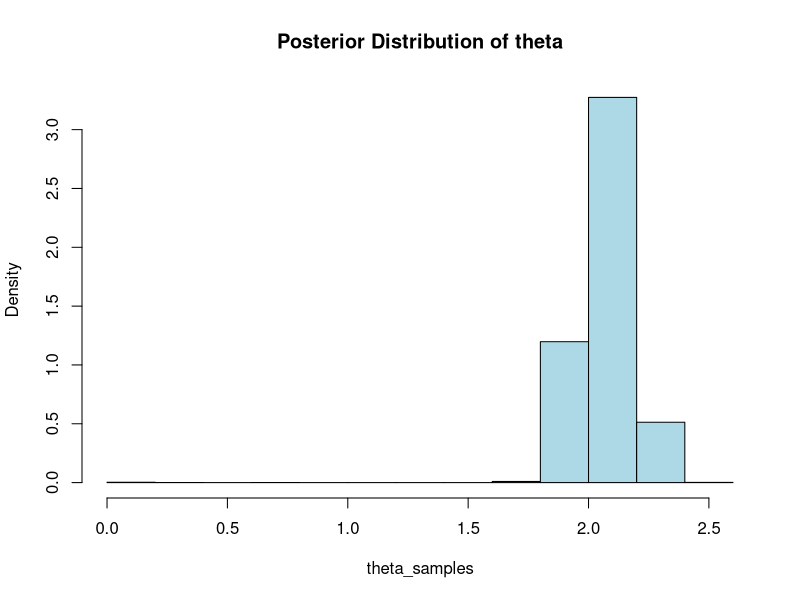

Reproduce this figure in R.
# MCMC Samplings for Bayesian Inference (Metropolis Hastings)
# Bayesian inference requires samplings from a posterior distributions
# If direct sampling is hard, we use MCMC(Markov Chain Monte Carlo)
# For bayesian estimation of mean theta, in Normal Distribution we will assume:
# Prior: theta~N(0,1)
# Likelihood: Xi~N(theta,1)
# Posterior: p(theta|X) directly proportional to p(X|theta)p(theta)

metropolis <- function(n,X,sigma){
  theta <- numeric(n)
  theta[1] <- 0 #start at 0
  
  for(i in 2:n){
    proposal <- rnorm(1, theta[i-1],sigma)
    likelihood_ratio <- prod(dnorm(X, mean=proposal,sd=1)/dnorm(X,mean=theta[i-1],sd=1))
    prior_ratio <- dnorm(proposal,mean=0, sd=1)/dnorm(theta[i-1],mean=0,sd=1)
    acceptance_prob <- min(1, likelihood_ratio * prior_ratio)
    
    if(runif(1) < acceptance_prob){
      theta[i] <- proposal
    }else{
      theta[i] <- theta[i-1]
    }
  }
  return(theta)
}

set.seed(123)
X <- rnorm(100, mean=2, sd=1)
theta_samples <- metropolis(10000, X, 0.5)

hist(theta_samples, probability=TRUE, col="lightblue", main="Posterior Distribution of theta")
